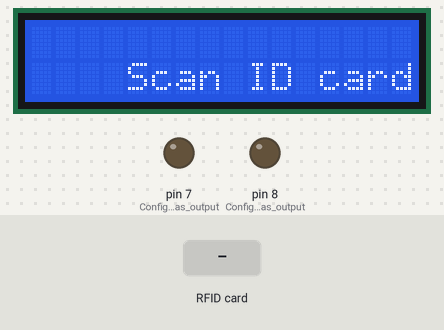
This sketch was run on a simulated Arduino Uno, built with avr-gcc and run on an emulated ATmega328P. On the bench: 16×2 character LCD, output pins drawn as LEDs (lit = HIGH). The inputs (shaded band) are chosen by the test bench. Pins used as bus, display or sensor lines are not drawn; what the sketch prints to the serial monitor is not drawn.

Above: at 1.4 s.
1.5 s: RFID card 13 B5 AB F7 held to the reader
At 3.3 s:
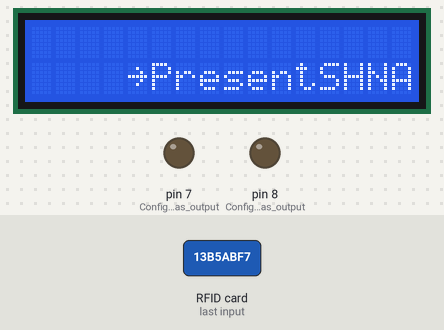
4.0 s: RFID card 33 7E 57 F7 held to the reader
At 8.7 s:
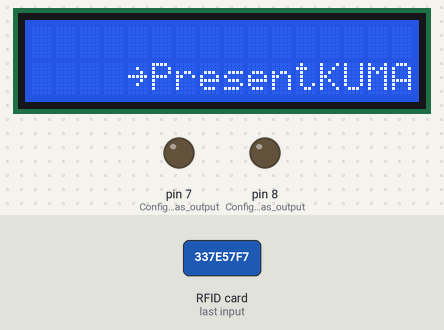
9.0 s: RFID card 03 E0 32 11 held to the reader
At 13.4 s:
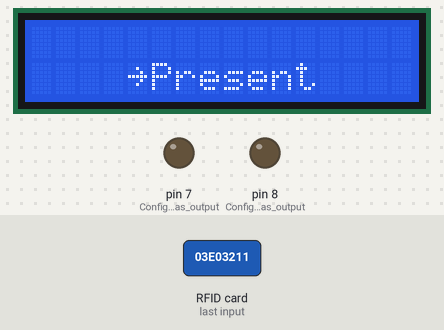
14.1 s: RFID card 5E 7A 19 C4 held to the reader
At 16.9 s:
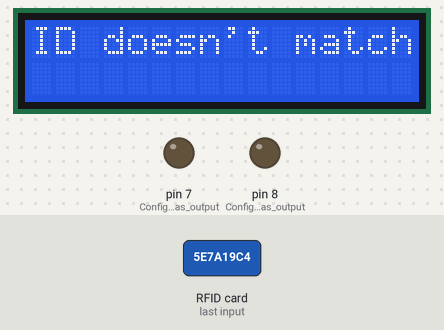
Timing chart, 0 to 18.4 s (numbered marks = the images above; inputs shaded):
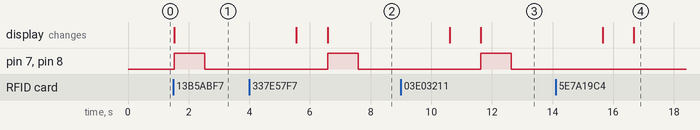

The sketch:

RFID.ino
```cpp
#include <SPI.h>
#include <MFRC522.h>
#include <Wire.h>
#include <LiquidCrystal_I2C.h>

#define SS_PIN 10
#define RST_PIN 9

MFRC522 mfrc522(SS_PIN, RST_PIN);                                      // Create MFRC522 instance

// Valid UIDs of students
byte validUIDs[][7] = {
  {0x13, 0xB5, 0xAB, 0xF7},  // UID of student 1
  {0x33, 0x7E, 0x57, 0xF7},  // UID of student 2
  {0x03, 0xE0, 0x32, 0x11},  // UID of student 3
  {0xA3, 0xF7, 0x17, 0x2F},  // UID of student 4
  {0x04, 0x53, 0x7C, 0x1A, 0x2F, 0x75, 0x80},  // UID of student 4
};

// Student names
const char* studentNames[] = {
  "SRI KRISHNA",  // Name of student 1
  "ADITYA KUMAR",    // Name of student 2
  "VANSHAJ",       // Name of student 3
  "VINAY SAUNSHI ",     // Name of student 4
  "Yash GAUTAM ",     // Name of student 4
};


// LCD I2C display
LiquidCrystal_I2C lcd(0x27, 20, 4);  // Adjust the address and size according to your display

void setup() {
  Serial.begin(9600);   // Initialize serial communication
  SPI.begin();          // Initiate SPI bus
  mfrc522.PCD_Init();   // Initiate MFRC522
  lcd.begin(16, 2);     // Initialize the LCD display
  lcd.init();
  lcd.backlight();      // Turn on the backlight
  lcd.clear();
  lcd.setCursor(5, 1);
  lcd.print("Welcome!!");
  lcd.setCursor(4, 2);
  lcd.print("Scan ID card");
  Serial.println("Ready to read RFID cards");
  pinMode(8, OUTPUT); // Configure pin 8 as output for the buzzer
  pinMode(7, OUTPUT); // Configure pin 7 as output for the LED
}

void loop() {
  // Look for new cards
  if (mfrc522.PICC_IsNewCardPresent()) {
    if (mfrc522.PICC_ReadCardSerial()) {
      // Show UID on serial monitor
      Serial.print("UID tag: ");
      for (byte i = 0; i < mfrc522.uid.size; i++) {
        Serial.print("0x");
        if (mfrc522.uid.uidByte[i] < 0x10) Serial.print("0");
        Serial.print(mfrc522.uid.uidByte[i], HEX);
        if (i < mfrc522.uid.size - 1) Serial.print(", ");
      }
      Serial.println();
      Serial.print("UID Number: ");
      String content = "";
      byte letter;
      for (byte i = 0; i < mfrc522.uid.size; i++) {
        content.concat(String(mfrc522.uid.uidByte[i] < 0x10 ? "0" : ""));
        content.concat(String(mfrc522.uid.uidByte[i], HEX));
      }
      content.toUpperCase();
      Serial.println(content);

      // Check if the UID matches any of the valid UIDs
      bool uidMatched = false;
      int studentIndex = -1;
      for (int i = 0; i < sizeof(validUIDs) / sizeof(validUIDs[0]); i++) {
        if (memcmp(mfrc522.uid.uidByte, validUIDs[i], mfrc522.uid.size) == 0) {
          uidMatched = true;
          studentIndex = i;
          break;
        }
      }

      // Perform actions based on UID match
      if (uidMatched) {
        // UID matches, perform attendance action for the corresponding student

        // Update the attendance status in the database
        // Example: Update the attendance status for student studentIndex+1 to "Present"
        updateAttendance(studentIndex + 1, "Present");

        delay(3000);  // Display attendance status for 3 seconds
      } else {
        // UID doesn't match, perform other actions (e.g., display error message)

        lcd.clear();
        lcd.setCursor(0, 0);
        lcd.print("ID doesn't match");
        delay(2000);
      }

      // Clear the LCD display and reset for the next scan
      lcd.clear();
      lcd.setCursor(5, 1);
      lcd.print("Welcome!!");
      lcd.setCursor(4, 2);
      lcd.print("Scan ID card");
      delay(1000);   // Delay to avoid reading the card multiple times in a short period
    }
    mfrc522.PICC_HaltA();   // Stop reading
    mfrc522.PCD_StopCrypto1();  // Stop encryption on PCD
  }
}

// Function to update attendance in the database
void updateAttendance(int studentID, const char* status) {
  // Implement your code to update the attendance status in the database
  // based on the studentID and status parameters

  // Display the name of the student on the LCD
  lcd.clear();
  lcd.setCursor(5, 1);
  lcd.print(studentNames[studentID - 1]);  // -1 to adjust for array indexing
  lcd.setCursor(4, 2);  // Set cursor to the second line
  lcd.print("~");
  lcd.setCursor(5, 2);  // Set cursor position after 4 pixels
  lcd.print(status);

  // Control the buzzer and LED based on attendance status
  if (strcmp(status, "Present") == 0) {
    digitalWrite(8, HIGH); // Turn on the buzzer
    digitalWrite(7, HIGH); // Turn on the LED
    delay(1000); // Delay to keep buzzer and LED on for 1 second
    digitalWrite(8, LOW); // Turn off the buzzer
    digitalWrite(7, LOW); // Turn off the LED
  } else {
    digitalWrite(7, HIGH); // Turn on the LED
    delay(1000); // Delay to keep LED on for 1 second
    digitalWrite(7, LOW); // Turn off the LED
  }
}
```

Measured:
- after the input at 1.5 s, pin 7 (Configure_pin_7_as_output), pin 8 (Configure_pin_8_as_output): LOW → HIGH at once, → LOW 1.0 s later; the display: changes at once (image 1)
- after the input at 4.0 s, pin 7 (Configure_pin_7_as_output), pin 8 (Configure_pin_8_as_output): LOW → HIGH after 2.6 s, → LOW 1.0 s later; the display: first differs from a run without the input after 2.6 s (image 2)
- after the input at 9.0 s, pin 7 (Configure_pin_7_as_output), pin 8 (Configure_pin_8_as_output): LOW → HIGH after 2.6 s, → LOW 1.0 s later; the display: first differs from a run without the input after 2.6 s (image 3)
- after the input at 14.1 s, the display: first differs from a run without the input after 2.6 s (image 4)
